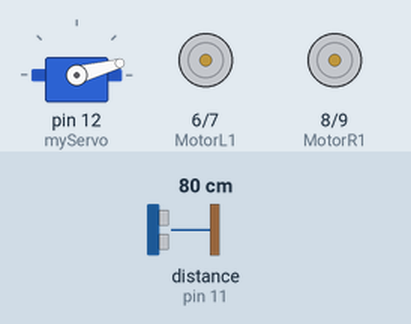
A sketch run on a simulated Arduino Uno, built with avr-gcc and run on an emulated ATmega328P. On the bench: servo, motor-driver pin pairs drawn as motors (green arrow = first pin HIGH = forward, orange = second pin HIGH = backward, longer = more drive). Wiring (inferred from the names in the program): ultrasonic range finder: trigger pin 10; echo pin 11. Inputs (shaded band) come from the test bench; at power-on: distance to the obstacle (sensor on pin 11) 80 cm. The echo pulse lasts 58.3 µs per cm; what the sketch prints to the serial monitor is not drawn.

Above: at 4.01 s.
5.3 s: distance to the obstacle (sensor on pin 11) set to 2 cm
At 6.3 s:
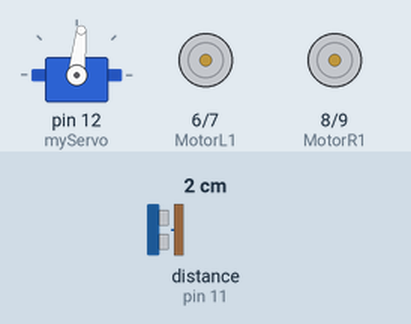
8.3 s: distance to the obstacle (sensor on pin 11) set to 299 cm
At 9.17 s:
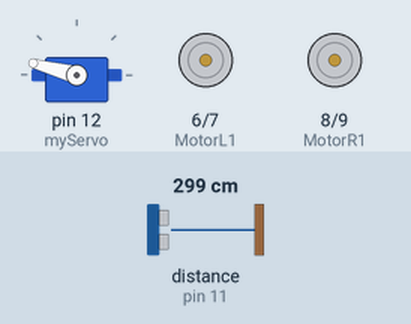
11.3 s: distance to the obstacle (sensor on pin 11) set to 4 cm
At 11.9 s:
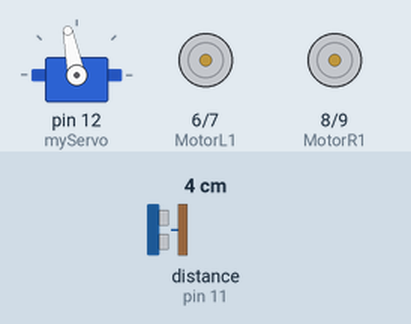
17.3 s: distance to the obstacle (sensor on pin 11) set to 60 cm
Timing chart, 0 to 21.3 s (numbered marks = the images above; inputs shaded):
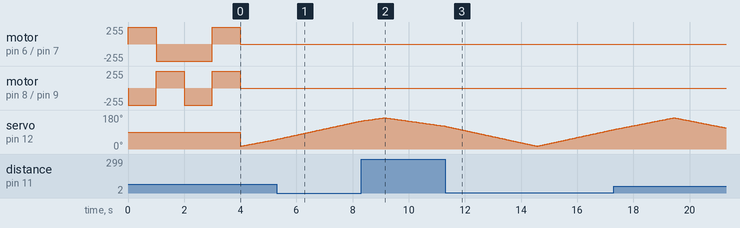

The sketch:

obstical_Avoidance.ino
```cpp
// Includes the Servo library
#include <Servo.h>.
// Defines Tirg and Echo pins of the Ultrasonic Sensor
const int trigPin = 10;
const int echoPin = 11;
// Variables for the duration and the distance
long duration;
int distance;
int MotorL1 = 6;
int MotorL2 = 7;

int MotorR1 = 8;
int MotorR2 = 9;
Servo myServo; // Creates a servo object for controlling the servo motor
void setup() {
  pinMode(trigPin, OUTPUT); // Sets the trigPin as an Output
  pinMode(echoPin, INPUT); // Sets the echoPin as an Input
  Serial.begin(9600);
  myServo.attach(12); // Defines on which pin is the servo motor attached
  pinMode(9, OUTPUT);
  Serial.begin(9600);

  pinMode(MotorL1, OUTPUT);
  pinMode(MotorL2, OUTPUT);

  pinMode(MotorR1, OUTPUT);
  pinMode(MotorR2, OUTPUT);

  Forward();
  delay(1000);
  Backward();
  delay(1000);
  Left();
  delay(1000);
  Right();
  delay(1000);
  Stop();
}
void loop() {
  // rotates the servo motor from 15 to 165 degrees
  digitalWrite(9, LOW);
  for(int i=15;i<=165;i++){
  myServo.write(i);
  delay(30);
  distance = calculateDistance();// Calls a function for calculating the distance measured by the Ultrasonic sensor for each degree

  Serial.print(i); // Sends the current degree into the Serial Port
  Serial.print(","); // Sends addition character right next to the previous value needed later in the Processing IDE for indexing
  Serial.print(distance); // Sends the distance value into the Serial Port
  Serial.print("."); // Sends addition character right next to the previous value needed later in the Processing IDE for indexing
  }
  // Repeats the previous lines from 165 to 15 degrees
  for(int i=165;i>15;i--){
  myServo.write(i);
  delay(30);
  distance = calculateDistance();
  Serial.print(i);
  Serial.print(",");
  Serial.print(distance);
  Serial.print(".");
  }
  if(Serial.available()>0)
  {
   int data = Serial.read();

    if(data=='1')
    {Forward();
     delay(200);
     data = 0;
    }

    else if(data=='2')
    {Backward();
     delay(200);
     data = 0;
    }

    else if(data=='3')
    {Right();
     delay(400);
     data = 0;
    }

    else if(data=='4')
    {Left();
     delay(400);
     data = 0;
    }

  }
    else
    {Stop();}
}
// Function for calculating the distance measured by the Ultrasonic sensor
int calculateDistance(){

  digitalWrite(trigPin, LOW);
  delayMicroseconds(2);
  // Sets the trigPin on HIGH state for 10 micro seconds
  digitalWrite(trigPin, HIGH);
  delayMicroseconds(10);
  digitalWrite(trigPin, LOW);
  duration = pulseIn(echoPin, HIGH); // Reads the echoPin, returns the sound wave travel time in microseconds
  distance= duration*0.034/2;
  return distance;
}
void Stop() {
  digitalWrite(MotorL1, LOW);
  digitalWrite(MotorL2, LOW);
  digitalWrite(MotorR1, LOW);
  digitalWrite(MotorR2, LOW);
  Serial.println("STOP");
  }

void Forward() {
  digitalWrite(MotorL1, HIGH);
  digitalWrite(MotorL2, LOW);
  digitalWrite(MotorR1, LOW);
  digitalWrite(MotorR2, HIGH);
  Serial.println("FORWARD");
  }

void Backward() {
  digitalWrite(MotorL1, LOW);
  digitalWrite(MotorL2, HIGH);
  digitalWrite(MotorR1, HIGH);
  digitalWrite(MotorR2, LOW);
  Serial.println("FORWARD");
  }

void Left() {
  digitalWrite(MotorL1, LOW);
  digitalWrite(MotorL2, HIGH);//digitalWrite(MotorL2, LOW);
  digitalWrite(MotorR1, LOW);
  digitalWrite(MotorR2, HIGH);
  //
  Serial.println("LEFT");
  }

void Right() {
  digitalWrite(MotorL1, HIGH);
  digitalWrite(MotorL2, LOW);
  digitalWrite(MotorR1, HIGH);//digitalWrite(MotorR1, LOW);
  digitalWrite(MotorR2, LOW);
  Serial.println("RIGHT");
  }
```

Obstical_avoid_Bot_functions.ino
```cpp

```
